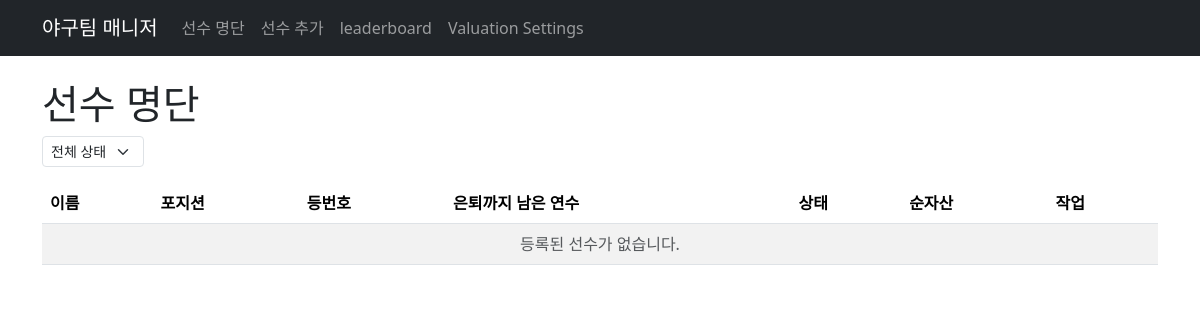
Before: / with the older database file.
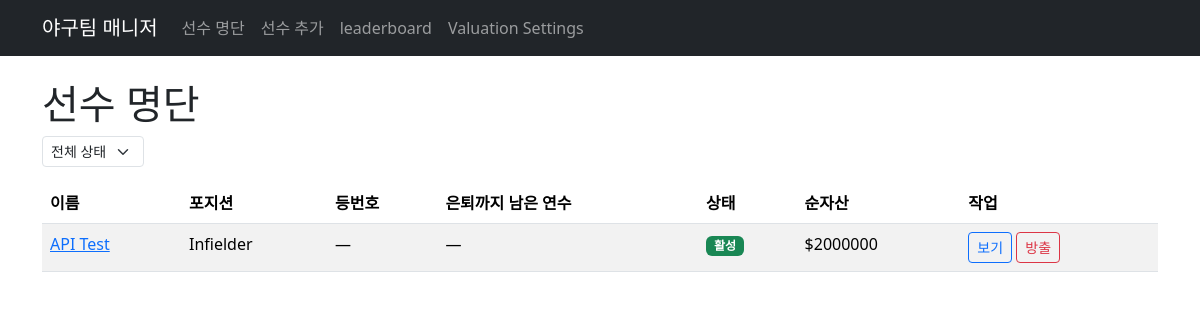
After: the same page with the newer database file.
### roster/models.py (models this page shows, shortened)
class Player(models.Model):
    STATUS_CHOICES = [
        ('pending', '대기'),
        ('active', '활성'),
        ('released', '방출'),
    ]
    name = models.CharField(max_length=100)
    position = models.CharField(max_length=50)
    jersey_number = models.PositiveIntegerField(null=True, blank=True)
    years_to_retirement = models.PositiveIntegerField(
        null=True,
        blank=True,
        verbose_name='Years to retirement',
        help_text='Years left until expected retirement',
    )
    status = models.CharField(max_length=20, choices=STATUS_CHOICES, default='pending')
    created_at = models.DateTimeField(auto_now_add=True)
    updated_at = models.DateTimeField(auto_now=True)
    class Meta:
        ordering = ['name']

class Contract(models.Model):
    player = models.OneToOneField(
        Player,
        on_delete=models.CASCADE,
        related_name='contract',
        null=True,
        blank=True,
    )
    total_value = models.DecimalField(
        max_digits=15,
        decimal_places=2,
        help_text='Total contract amount',
    )
    guaranteed_ratio = models.DecimalField(
        max_digits=3,
        decimal_places=2,
        default=Decimal('1.00'),
        help_text='Ratio of guaranteed salary to total (0-1, e.g. 0.8 = 80%)',
    )
    years = models.PositiveIntegerField(help_text='Contract length in years')
    start_year = models.PositiveIntegerField(null=True, blank=True)
    @property
    def net_worth(self):
        return calculate_net_worth(
            self.total_value,
            self.guaranteed_ratio,
            self.years,
        )

### roster/views.py (the view)
# urls.py: path('', views.PlayerListView.as_view(), name='player_list'),
class PlayerListView(ListView):
    model = Player
    context_object_name = 'players'
    template_name = 'roster/player_list.html'
    paginate_by = 20
    def get_queryset(self):
        qs = Player.objects.select_related('contract').all()
        status = self.request.GET.get('status')
        if status in ['pending', 'active', 'released']:
            qs = qs.filter(status=status)
        return qs

### roster/services.py (called while the page is built)
def calculate_net_worth(total_value: Decimal, guaranteed_ratio: Decimal, years: int) -> Decimal:
    guaranteed_amount = total_value * guaranteed_ratio
    return guaranteed_amount * years

### roster/templates/roster/player_list.html (shortened to what this page needs)
{% extends 'roster/base.html' %}
{% block content %}
<h1>선수 명단</h1>
<div class="mb-3">
    <form method="get" class="d-inline-flex gap-2">
        <select name="status" class="form-select form-select-sm" style="width: auto;" onchange="this.form.submit()">
            <option value="">전체 상태</option>
        </select>
    </form>
</div>
<table class="table table-striped">
    <thead>
        <tr>
            <th>이름</th>
            <th>포지션</th>
            <th>등번호</th>
            <th>은퇴까지 남은 연수</th>
            <th>상태</th>
            <th>순자산</th>
            <th>작업</th>
        </tr>
    </thead>
    <tbody>
        {% for player in players %}
        <tr>
            <td><a href="{% url 'roster:player_detail' player.pk %}">{{ player.name }}</a></td>
            <td>{{ player.position }}</td>
            <td>{{ player.jersey_number|default:"—" }}</td>
            <td>{{ player.years_to_retirement|default:"—" }}</td>
            <td>
                <span class="badge {% if player.status == 'active' %}bg-success{% elif player.status == 'pending' %}bg-warning text-dark{% else %}bg-secondary{% endif %}">
                    {{ player.get_status_display }}
                </span>
            </td>
            <td>
                {% if player.contract %}
                    ${{ player.contract.net_worth|floatformat:0 }}
                {% else %}
                    —
                {% endif %}
            </td>
            <td>
                <a href="{% url 'roster:player_detail' player.pk %}" class="btn btn-sm btn-outline-primary">보기</a>
                {% if player.status == 'active' %}
                    <form method="post" action="{% url 'roster:player_kick_out' player.pk %}" class="d-inline" onsubmit="return confirm('{{ player.name }} 선수를 방출하시겠습니까?');">
                        <button type="submit" class="btn btn-sm btn-outline-danger">방출</button>
                    </form>
                {% endif %}
            </td>
        </tr>
        {% empty %}
        <tr>
            <td colspan="7" class="text-center text-muted">등록된 선수가 없습니다.</td>
        </tr>
        {% endfor %}
    </tbody>
</table>
{% endblock %}

### roster/templates/roster/base.html (shortened to what this page needs)
<!DOCTYPE html>
<html lang="ko">
<head>
    <link href="https://cdn.jsdelivr.net/npm/bootstrap@5.3.2/dist/css/bootstrap.min.css" rel="stylesheet">
</head>
<body>
    <nav class="navbar navbar-expand-lg navbar-dark bg-dark">
        <div class="container">
            <a class="navbar-brand" href="{% url 'roster:player_list' %}">야구팀 매니저</a>
            <div class="collapse navbar-collapse" id="navbarNav">
                <ul class="navbar-nav">
                    <li class="nav-item">
                        <a class="nav-link" href="{% url 'roster:player_list' %}">선수 명단</a>
                    </li>
                    <li class="nav-item">
                        <a class="nav-link" href="{% url 'roster:player_add' %}">선수 추가</a>
                    </li>
                    <li class="nav-item">
                        <a class="nav-link" href="{% url 'mlb:search' %}">leaderboard</a>
                    </li>
                    <li class="nav-item">
                        <a class="nav-link" href="{% url 'mlb:valuation_settings' %}">Valuation Settings</a>
                    </li>
                </ul>
            </div>
        </div>
    </nav>
    <main class="container py-4">
        {% block content %}{% endblock %}
    </main>
</body>
</html>

Changed rows visible on the page:
added Player: name "API Test", position "Infielder", jersey_number "—", years_to_retirement "—", status "활성", contract.net_worth "2000000"
Other visible differences:
text no longer shown: "등록된 선수가 없습니다."
